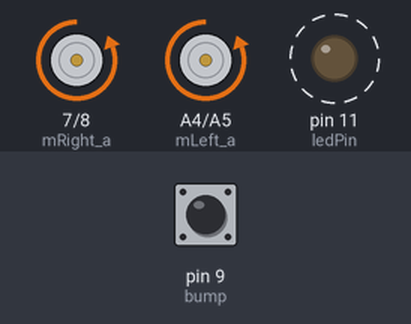
Simulated run of this sketch. Board: Arduino Uno, built with avr-gcc and run on an emulated ATmega328P. Parts: motor-driver pin pairs drawn as motors (green arrow = first pin HIGH = forward, orange = second pin HIGH = backward, longer = more drive), output pins drawn as LEDs (lit = HIGH). Dashed ring = blinking. Inputs (shaded band) come from the test bench; at power-on: pin 9 (bump) HIGH. Random numbers use the default seed unless the sketch sets one.

Above: at 1.2 s.
1.3 s: pin 9 (bump) pulled LOW for 0.15 s
At 2.2 s:
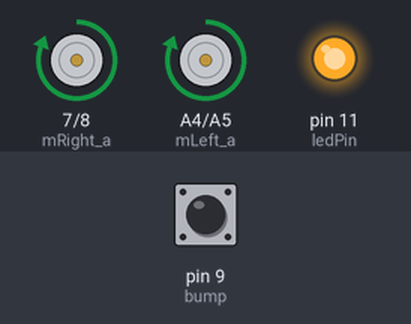
4.4 s: pin 9 (bump) pulled LOW for 3.2 s
At 9.3 s:
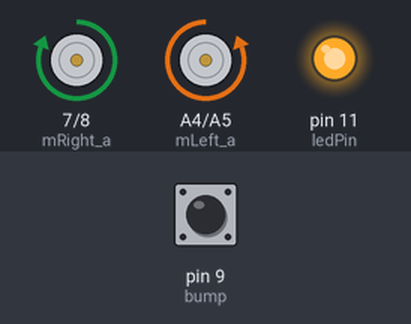
10.6 s: pin 9 (bump) pulled LOW for 1 s
At 16.4 s:
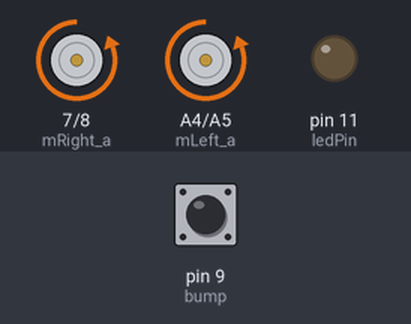
Timing chart, 0 to 23.6 s (numbered marks = the images above; inputs shaded):
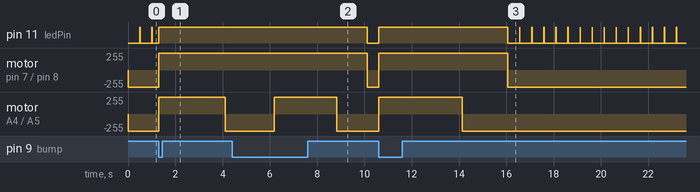

The sketch:

arduino_sells.ino
```cpp
/* Sells Robot Control Program

   Adrian
   RepRapPro Ltd
   4 January 2015

 */


const int ledPin =  11;      // the number of the LED pin

// The motors are each connected to two digital output pins, which
// can then be driven like an H bridge.

const int mLeft_a = A4;
const int mLeft_b = A5;
const int mRight_a = 7;
const int mRight_b = 8;
const int bump = 9;
long time;
const int flash = 10;
const int freq = 500;

// Set the drive direction

void Go(bool forward)
{
  if(forward)
  {
    digitalWrite(mLeft_a, 0);
    digitalWrite(mLeft_b, 1);
    digitalWrite(mRight_a, 0);
    digitalWrite(mRight_b, 1);
  } else
  {
    digitalWrite(mLeft_b, 0);
    digitalWrite(mLeft_a, 1);
    digitalWrite(mRight_b, 0);
    digitalWrite(mRight_a, 1);
  }
}

void Spin(bool anti)
{
  if(anti)
  {
    digitalWrite(mLeft_a, 0);
    digitalWrite(mLeft_b, 1);
    digitalWrite(mRight_b, 0);
    digitalWrite(mRight_a, 1);
  } else
  {
    digitalWrite(mLeft_a, 0);
    digitalWrite(mLeft_b, 1);
    digitalWrite(mRight_b, 0);
    digitalWrite(mRight_a, 1);
  }
}

void Hit()
{
  digitalWrite(ledPin, true);
  Go(false);
  delay(1000 + random(3000));
  Spin(random(2));
  delay(1000 + random(3000));
  Go(true);
  time = millis()+freq;
  digitalWrite(ledPin, false);
}

void setup()
{
  pinMode(ledPin, OUTPUT);
  pinMode(mLeft_a, OUTPUT);
  pinMode(mLeft_b, OUTPUT);
  pinMode(mRight_a, OUTPUT);
  pinMode(mRight_b, OUTPUT);
  pinMode(bump, INPUT_PULLUP);
  Go(true);
  time = millis()+freq;
  digitalWrite(ledPin, false);
}

void loop()
{
  if(!digitalRead(bump))
    Hit();
  if(millis() > time)
  {
     if(digitalRead(ledPin))
     {
       digitalWrite(ledPin, false);
       time += freq;
     } else
     {
       digitalWrite(ledPin, true);
       time += flash;
     }
  }
}
```

Measured:
- after the input at 1.3 s, motor on pin 7 (mRight_a) / pin 8 (mRight_b): backward 255/255 → forward 255/255 at once; motor on A4 (mLeft_a) / A5 (mLeft_b): backward 255/255 → forward 255/255 at once, → backward 255/255 2.8 s later
- after the input at 4.4 s, motor on A4 (mLeft_a) / A5 (mLeft_b): backward 255/255 → forward 255/255 after 1.8 s, → backward 255/255 2.7 s later
- after the input at 10.6 s, motor on pin 7 (mRight_a) / pin 8 (mRight_b): backward 255/255 → forward 255/255 at once, → backward 255/255 5.5 s later; motor on A4 (mLeft_a) / A5 (mLeft_b): backward 255/255 → forward 255/255 at once, → backward 255/255 3.5 s later
- by itself, pin 11 (ledPin): repeats every 0.51 s: LOW 0.50 s, HIGH 0.01 s
